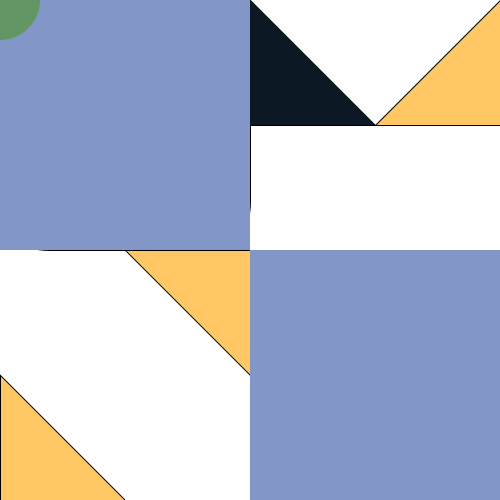
Frame 1 (no input)
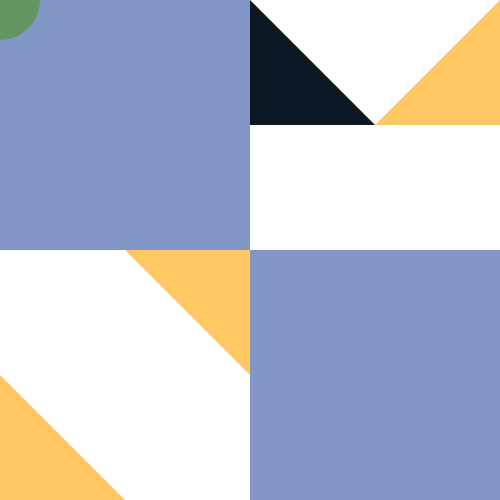
Frame 60 (the mouse pressed at the canvas centre just before this capture)
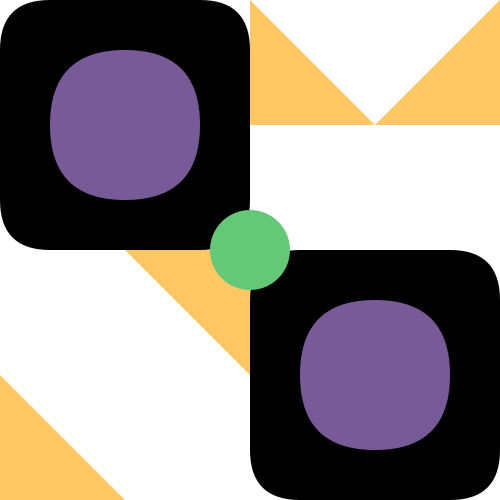
Frame 120 (the mouse held since frame 60 and released just before this capture)

The Processing sketch that drew these frames (run headless with seeded random() and noise(); from frame 60 on, the mouse is pressed at the canvas centre):

// Processing sketch: processing_112310
// ── processing_112310.pde

///Eunsil Choi 09/27/2013
int abc = 125;

void setup() {
  size(500,500);
  
}

void draw() {
  background(255);
 
////////////////////////////////////////////////----------triangle
  fill(255,200,100);
  triangle(500,0,500, abc ,375,abc);
  triangle(height*.5,0,height*.5,abc,375,abc);
  triangle(0,500,abc,500,0,375);
  triangle(height*.5,height*.5,abc,height*.5,height*.5,375);
////////////////////////////////////////////////----------rectangle  
  fill(0);
  rect(0,0,height*.5,width*.5,50);
  rect(height*.5,width*.5,250,250,50);
////////////////////////////////////////////////----------move {top-left}
 if ((mouseX < width*.75) && (mouseY < height*.75)) {
    fill (120, 90, 153);
    rect(50,50,150,150,80);
    rect(300,300,150,150,80);}
    noFill();
 if ((mouseX < width*.5) && (mouseY < height*.5)) {
    fill (130, 150, 200);
    noStroke();
    rect(0,0,height*.5,width*.5);
    rect(250,250,500,500);}
 if ((mouseX <= abc) && (mouseY >= 350)) {
   fill(100,150,160);
   ellipse (400,400,30,30);
   ellipse (100,100,30,30);
   fill(220,210,190);   
   ellipse (250,250,100,100);}
 if ((mouseX > 375) && (mouseY < abc)) {
   fill(24,48,89);
   triangle (500,0,500, abc,375,abc);}
 if ((375 > mouseX) && (mouseX < 250) && (mouseY < abc)) {
   fill(12,24,36);
   triangle(height*.5,0,height*.5,abc,375,abc);}
   
 if ((mouseX > width*.5) && (mouseY < height*.5)) {  
 if (mousePressed && (mouseButton == LEFT)) {fill(50,200,120);}
  else if (mousePressed && (mouseButton == RIGHT)) {fill(255,15,120);}
  else {fill(255,200,120);}
  noStroke();
  ellipse(mouseX,mouseY,80,80);}
 
 if ((mouseX >= width*.5) && (mouseY >= height*.5)) {  
  if (mousePressed && (mouseButton == RIGHT)) {fill(50,130,120);}
  else {fill(100,200,120);}
  noStroke();
  ellipse(mouseX,mouseY,80,80);}

 if ((mouseX < width*.5) && (mouseY < height*.5)) {  
  if (mousePressed && (mouseButton == LEFT)) {fill(255,180,90);}
  else {fill(100,150,100);}
  noStroke();
  ellipse(mouseX,mouseY,80,80);}
 
}
